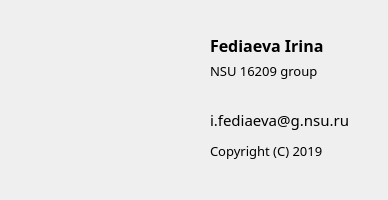
<?xml version="1.0" encoding="UTF-8"?>
<ui version="4.0">
 <class>AboutDialog</class>
 <widget class="QDialog" name="AboutDialog">
  <property name="geometry">
   <rect>
    <x>0</x>
    <y>0</y>
    <width>388</width>
    <height>200</height>
   </rect>
  </property>
  <property name="windowTitle">
   <string>About author</string>
  </property>
  <property name="windowIcon">
   <iconset>
    <normaloff>:Data/question.png</normaloff>:Data/question.png</iconset>
  </property>
  <widget class="QLabel" name="label_4">
   <property name="geometry">
    <rect>
     <x>210</x>
     <y>60</y>
     <width>151</width>
     <height>21</height>
    </rect>
   </property>
   <property name="font">
    <font>
     <family>Euphemia</family>
     <pointsize>10</pointsize>
    </font>
   </property>
   <property name="text">
    <string>NSU 16209 group</string>
   </property>
  </widget>
  <widget class="QLabel" name="label_2">
   <property name="geometry">
    <rect>
     <x>210</x>
     <y>110</y>
     <width>151</width>
     <height>20</height>
    </rect>
   </property>
   <property name="font">
    <font>
     <family>Euphemia</family>
     <pointsize>11</pointsize>
    </font>
   </property>
   <property name="text">
    <string>i.fediaeva@g.nsu.ru</string>
   </property>
  </widget>
  <widget class="QLabel" name="label_3">
   <property name="geometry">
    <rect>
     <x>210</x>
     <y>130</y>
     <width>131</width>
     <height>41</height>
    </rect>
   </property>
   <property name="font">
    <font>
     <family>Euphemia</family>
     <pointsize>10</pointsize>
    </font>
   </property>
   <property name="text">
    <string>Copyright (C) 2019</string>
   </property>
  </widget>
  <widget class="QLabel" name="label">
   <property name="geometry">
    <rect>
     <x>210</x>
     <y>20</y>
     <width>131</width>
     <height>51</height>
    </rect>
   </property>
   <property name="font">
    <font>
     <family>Euphemia</family>
     <pointsize>12</pointsize>
     <weight>75</weight>
     <bold>true</bold>
    </font>
   </property>
   <property name="text">
    <string>Fediaeva Irina</string>
   </property>
  </widget>
  <widget class="QLabel" name="label_5">
   <property name="geometry">
    <rect>
     <x>16</x>
     <y>12</y>
     <width>171</width>
     <height>181</height>
    </rect>
   </property>
   <property name="text">
    <string/>
   </property>
   <property name="pixmap">
    <pixmap resource="res.qrc">:/Data/me.jpg</pixmap>
   </property>
   <property name="alignment">
    <set>Qt::AlignCenter</set>
   </property>
  </widget>
 </widget>
 <resources>
  <include location="res.qrc"/>
 </resources>
 <connections/>
</ui>
